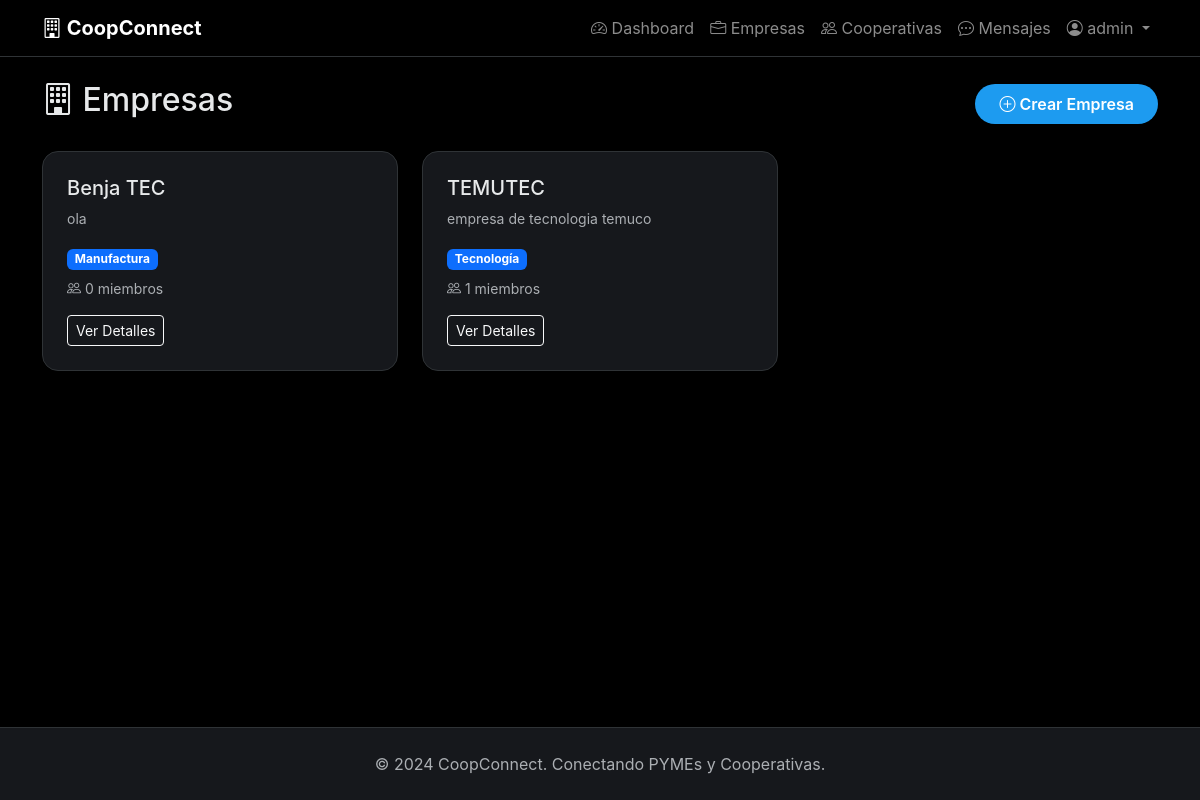
The app's page /organizations/companies/ (signed in) with its own data.
### organizations/models.py (models this page shows, shortened)
class Company(models.Model):
    name = models.CharField(max_length=200, unique=True, verbose_name='Nombre')
    sector = models.CharField(max_length=50, choices=SECTOR_CHOICES, verbose_name='Sector')
    description = models.TextField(verbose_name='Descripción')
    access_code = models.CharField(max_length=20, default='123456', verbose_name='Código de Acceso', help_text='Código para que otros usuarios se unan a tu empresa')
    created_by = models.ForeignKey(User, on_delete=models.SET_NULL, null=True, related_name='companies_created')
    created_at = models.DateTimeField(auto_now_add=True)
    class Meta:
        verbose_name = 'Empresa'
        verbose_name_plural = 'Empresas'
        ordering = ['-created_at']
    @property
    def members_count(self):
        return self.members.count()

### organizations/views.py (the view)
# urls.py: path('companies/', views.company_list, name='company_list'),
@login_required
def company_list(request):
    companies = Company.objects.all().order_by('-created_at')
    return render(request, 'organizations/company_list.html', {'companies': companies})

### templates/organizations/company_list.html (shortened to what this page needs)
{% extends 'base.html' %}
{% block content %}
<div class="container mt-4">
    <div class="d-flex justify-content-between align-items-center mb-4">
        <h2><i class="bi bi-building"></i> Empresas</h2>
        <a href="{% url 'organizations:company_create' %}" class="btn btn-primary-custom">
            <i class="bi bi-plus-circle"></i> Crear Empresa
        </a>
    </div>
    <div class="row g-4">
        {% for company in companies %}
        <div class="col-md-6 col-lg-4">
            <div class="card-custom p-4 h-100">
                <h5>{{ company.name }}</h5>
                <p class="text-muted small">{{ company.description|truncatewords:15 }}</p>
                <div class="mb-2">
                    <span class="badge bg-primary">{{ company.get_sector_display }}</span>
                </div>
                <div class="text-muted small mb-3">
                    <i class="bi bi-people"></i> {{ company.members_count }} miembros
                </div>
                <a href="{% url 'organizations:company_detail' company.id %}" class="btn btn-outline-light btn-sm">
                    Ver Detalles
                </a>
            </div>
        </div>
        {% empty %}
        <div class="col-12">
            <div class="alert alert-info">
                No hay empresas registradas. ¡Crea la primera!
            </div>
        </div>
        {% endfor %}
    </div>
</div>
{% endblock %}

### templates/base.html (shortened to what this page needs)
<!DOCTYPE html>
{% load static %}
<html lang="es" data-bs-theme="dark">
<head>
    <link href="https://cdn.jsdelivr.net/npm/bootstrap@5.3.2/dist/css/bootstrap.min.css" rel="stylesheet">
    <link rel="stylesheet" href="https://cdn.jsdelivr.net/npm/bootstrap-icons@1.11.1/font/bootstrap-icons.css">
    <link rel="stylesheet" href="{% static 'css/styles.css' %}">
</head>
<body>
    {% block navbar %}
    <nav class="navbar navbar-expand-lg navbar-dark navbar-custom sticky-top">
        <div class="container">
            <a class="navbar-brand fw-bold" href="{% url 'dashboard' %}">
                <i class="bi bi-building"></i> CoopConnect
            </a>
            <div class="collapse navbar-collapse" id="navbarNav">
                <ul class="navbar-nav ms-auto">
                    <li class="nav-item">
                        <a class="nav-link" href="{% url 'dashboard' %}">
                            <i class="bi bi-speedometer2"></i> Dashboard
                        </a>
                    </li>
                    <li class="nav-item">
                        <a class="nav-link" href="{% url 'organizations:company_list' %}">
                            <i class="bi bi-briefcase"></i> Empresas
                        </a>
                    </li>
                    <li class="nav-item">
                        <a class="nav-link" href="{% url 'organizations:cooperative_list' %}">
                            <i class="bi bi-people"></i> Cooperativas
                        </a>
                    </li>
                    <li class="nav-item">
                        <a class="nav-link" href="{% url 'messaging:chat_list' %}">
                            <i class="bi bi-chat-dots"></i> Mensajes
                        </a>
                    </li>
                    <li class="nav-item dropdown">
                        <a class="nav-link dropdown-toggle" href="#" role="button" data-bs-toggle="dropdown">
                            <i class="bi bi-person-circle"></i> {{ user.username }}
                        </a>
                    </li>
                </ul>
            </div>
        </div>
    </nav>
    {% endblock %}
    <div class="content-wrapper">
        {% block content %}{% endblock %}
    </div>
    {% block footer %}
    <footer class="py-4 mt-5">
        <div class="container text-center text-muted">
            <p class="mb-0">&copy; 2024 CoopConnect. Conectando PYMEs y Cooperativas.</p>
        </div>
    </footer>
    {% endblock %}
</body>
</html>

### static/css/styles.css (style rules this page uses)
:root { --primary-blue: #1d9bf0; --dark-bg: #000000; --card-bg: #16181c; --border-color: #2f3336; --text-color: #e7e9ea; --text-muted: #71767b; }
body { background-color: var(--dark-bg); color: var(--text-color); font-family: -apple-system, BlinkMacSystemFont, "Segoe UI", Roboto, "Helvetica Neue", Arial, sans-serif; min-height: 100vh; display: flex; flex-direction: column; }
.navbar-custom { background-color: rgba(0, 0, 0, 0.95) !important; backdrop-filter: blur(10px); border-bottom: 1px solid var(--border-color); }
.navbar { background-color: #16181c; border-bottom: 1px solid var(--border-color); }
.navbar-brand { font-weight: 700; }
.card-custom { background-color: var(--card-bg); border: 1px solid var(--border-color); border-radius: 16px; transition: all 0.3s ease; }
.btn-primary-custom { background-color: var(--primary-blue); border: none; padding: 0.5rem 1.5rem; font-weight: 600; border-radius: 50px; transition: all 0.3s ease; color: white; }
.content-wrapper { flex: 1; }
footer { background-color: var(--card-bg); border-top: 1px solid var(--border-color); margin-top: auto; }

### records on screen
Company: name "Benja TEC", description "ola", sector "Manufactura", members_count "0"
Company: name "TEMUTEC", description "empresa de tecnologia temuco", sector "Tecnología", members_count "1"

### other values on screen
{{ user.username }} "admin"
